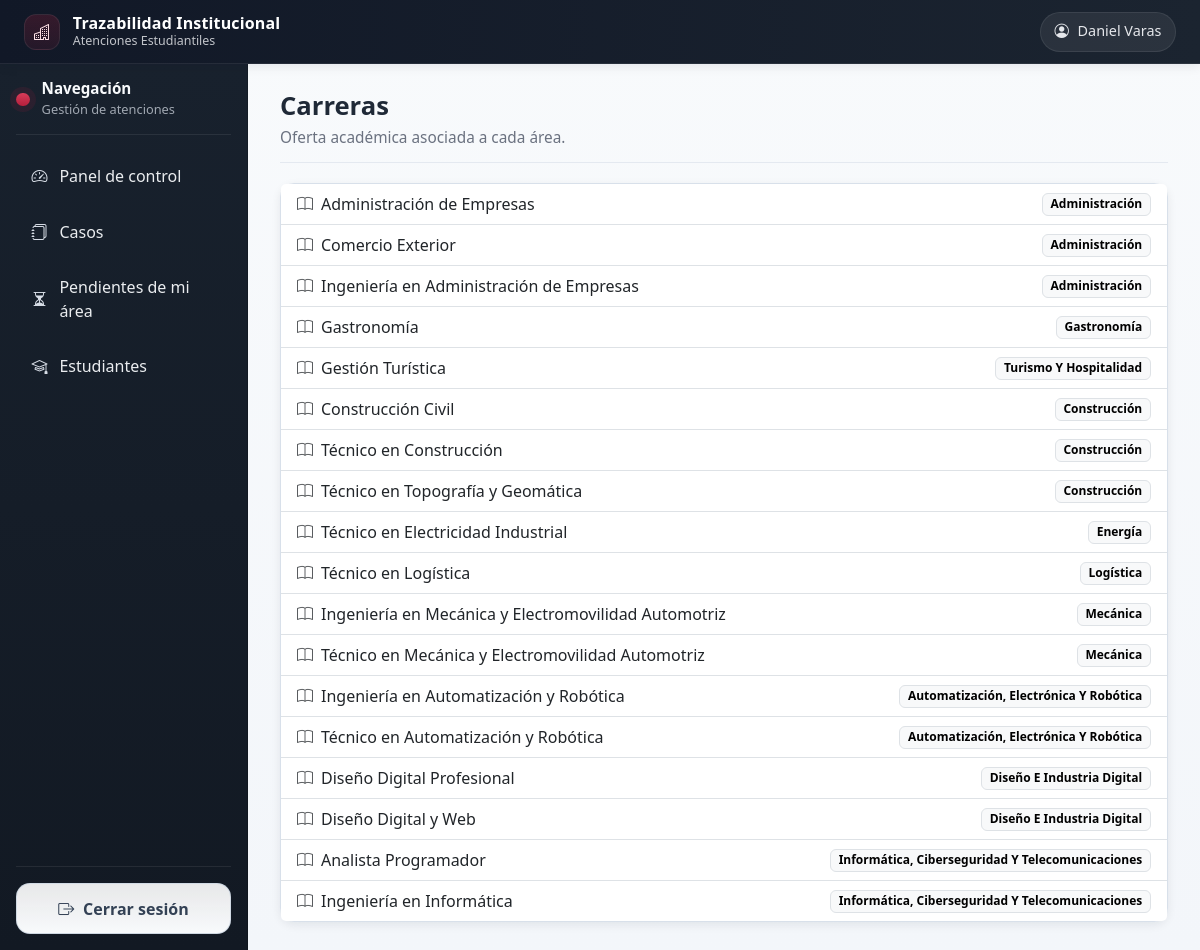
/organization/careers/ (signed in), run on the app's committed database.
### organization/models.py (models this page shows, shortened)
class Career(models.Model):
    name = models.CharField(max_length=150, unique=True)
    academic_area = models.ForeignKey(
        AcademicArea,
        on_delete=models.CASCADE,
        related_name='careers'
    )

class AcademicArea(models.Model):
    name = models.CharField(max_length=150, unique=True)
    area = models.ForeignKey(
        Area,
        on_delete=models.CASCADE,
        related_name='academic_areas'
    )

### organization/views.py (the view)
# urls.py: path('careers/', CareerListView.as_view(), name='careers'),
class CareerListView(LoginRequiredMixin, ListView):
    model = Career
    template_name = 'organization/career_list.html'
    context_object_name = 'careers'
    def get_queryset(self):
        return Career.objects.select_related('academic_area', 'academic_area__area')

### psychopedagogy/context_processors.py (called while the page is built)
def psychopedagogy_access(request):
    return {
        'can_access_psychopedagogy_module': can_access_psychopedagogy_module(request.user)
        if request.user.is_authenticated else False
    }

### psychopedagogy/services.py (called while the page is built)
def _user_role(user):
    profile = getattr(user, 'profile', None)
    return getattr(profile, 'role', None)

def can_access_psychopedagogy_module(user):
    if not user.is_authenticated:
        return False
    if user.is_superuser:
        return True
    if user.has_perm('psychopedagogy.access_psychopedagogy_module'):
        return True
    return _user_role(user) in ALLOWED_ROLE_ACCESS

### templates/organization/career_list.html
{% extends 'base.html' %}
{% block content %}
<div class="page-header">
  <h2>Carreras</h2>
  <p class="page-subtitle">Oferta académica asociada a cada área.</p>
</div>
<div class="card">
  <ul class="list-group list-group-flush">
    {% for c in careers %}
    <li class="list-group-item d-flex align-items-center justify-content-between flex-wrap gap-2">
      <span><i class="bi bi-book text-muted me-2"></i>{{ c.name }}</span>
      <span class="badge text-bg-light border">{{ c.academic_area.name }}</span>
    </li>
    {% empty %}
    <li class="list-group-item text-muted">Sin carreras registradas.</li>
    {% endfor %}
  </ul>
</div>
{% endblock %}

### templates/partials/navbar.html (shortened to what this page needs)
<nav class="navbar navbar-expand-lg app-navbar px-3 px-lg-4">
  <div class="container-fluid px-0">
    <div class="d-flex align-items-center gap-2">
      <a class="navbar-brand app-brand me-0" href="{% url 'dashboard:home' %}">
        <span class="app-brand-mark">
          <i class="bi bi-buildings"></i>
        </span>
        <span class="app-brand-text">
          <strong>Trazabilidad Institucional</strong>
          <small>Atenciones Estudiantiles</small>
        </span>
      </a>
    </div>
    <div class="ms-auto">
      <div class="user-chip">
        <i class="bi bi-person-circle"></i>
        <span>{{ request.user.get_full_name|default:request.user.username }}</span>
      </div>
    </div>
  </div>
</nav>

### static/css/style.css (style rules this page uses)
:root { --c-text: #1f2937; --c-text-soft: #6b7280; --c-bg: #f3f6fa; --c-surface: #ffffff; --c-border: #d8e0ea; --c-navbar: #111827; --c-navbar-2: #1b2430; --c-sidebar: #18212d; --c-sidebar-2: #121923; --c-sidebar-text: rgba(248, 250, 252, 0.94); --c-sidebar-soft: rgba(226, 232, 240, 0.68); --c-sidebar-hover: rgba(255, 255, 255, 0.08); --c-primary: #b51f3c; --c-primary-strong: #961932; --c-primary-soft: rgba(181, 31, 60, 0.12); --c-logout-bg: rgba(255, 255, 255, 0.9); --c-logout-bg-hover: #ffffff; --c-logout-border: rgba(203, 213, 225, 0.85); --c-logout-text: #334155; --shadow-sm: 0 3px 10px rgba(15, 23, 42, 0.08); --shadow-md: 0 14px 26px rgba(15, 23, 42, 0.12); --radius-sm: 0.5rem; --radius-md: 0.875rem; --transition: 180ms ease; }
* { box-sizing: border-box; }
body { margin: 0; background: linear-gradient(180deg, #f8fafc 0%, var(--c-bg) 100%); color: var(--c-text); -webkit-font-smoothing: antialiased; }
.app-navbar { min-height: 64px; background: linear-gradient(90deg, var(--c-navbar) 0%, var(--c-navbar-2) 100%); border-bottom: 1px solid rgba(255, 255, 255, 0.08); box-shadow: var(--shadow-sm); }
.app-brand, .app-brand.navbar-brand { color: #f8fafc !important; text-decoration: none; display: flex; align-items: center; gap: 0.8rem; min-height: 44px; margin-bottom: 0; }
.app-brand-text { display: flex; flex-direction: column; justify-content: center; }
.app-brand strong { display: block; font-size: 1rem; letter-spacing: 0.01em; line-height: 1.05; font-weight: 700; color: #ffffff; }
.app-brand small { display: block; color: rgba(248, 250, 252, 0.76) !important; font-size: 0.78rem; line-height: 1.1; margin-top: 0.15rem; }
.app-brand-mark { width: 2.25rem; height: 2.25rem; border-radius: 0.75rem; display: inline-flex; align-items: center; justify-content: center; background: linear-gradient(180deg, rgba(181, 31, 60, 0.22) 0%, rgba(181, 31, 60, 0.12) 100%); border: 1px solid rgba(255, 255, 255, 0.08); color: #ffe2e7; flex-shrink: 0; }
.app-brand-mark i { font-size: 1rem; }
.user-chip { display: inline-flex; align-items: center; gap: 0.55rem; min-height: 40px; padding: 0.5rem 0.85rem; border-radius: 999px; background: rgba(255, 255, 255, 0.07); border: 1px solid rgba(255, 255, 255, 0.08); color: #e5e7eb !important; font-size: 0.9rem; line-height: 1; }
.user-chip i, .user-chip span { color: #e5e7eb !important; }
.page-header { margin-bottom: 1.25rem; padding-bottom: 0.85rem; border-bottom: 1px solid #e4e9f0; }
.page-header h1, .page-header h2 { margin: 0; font-weight: 700; font-size: clamp(1.6rem, 2vw, 2.2rem); line-height: 1.1; }
.page-subtitle { margin: 0.35rem 0 0; color: var(--c-text-soft); font-size: 0.96rem; }
.card { border: 1px solid var(--c-border); border-radius: var(--radius-md); box-shadow: var(--shadow-sm); background: var(--c-surface); }

### data on the page
Career: name "Administración de Empresas", academic_area.name "Administración"
Career: name "Comercio Exterior", academic_area.name "Administración"
Career: name "Ingeniería en Administración de Empresas", academic_area.name "Administración"
Career: name "Gastronomía", academic_area.name "Gastronomía"
Career: name "Gestión Turística", academic_area.name "Turismo Y Hospitalidad"
Career: name "Construcción Civil", academic_area.name "Construcción"
Career: name "Técnico en Construcción", academic_area.name "Construcción"
Career: name "Técnico en Topografía y Geomática", academic_area.name "Construcción"
Career: name "Técnico en Electricidad Industrial", academic_area.name "Energía"
Career: name "Técnico en Logística", academic_area.name "Logística"
Career: name "Ingeniería en Mecánica y Electromovilidad Automotriz", academic_area.name "Mecánica"
Career: name "Técnico en Mecánica y Electromovilidad Automotriz", academic_area.name "Mecánica"
Career: name "Ingeniería en Automatización y Robótica", academic_area.name "Automatización, Electrónica Y Robótica"
Career: name "Técnico en Automatización y Robótica", academic_area.name "Automatización, Electrónica Y Robótica"
Career: name "Diseño Digital Profesional", academic_area.name "Diseño E Industria Digital"
Career: name "Diseño Digital y Web", academic_area.name "Diseño E Industria Digital"
Career: name "Analista Programador", academic_area.name "Informática, Ciberseguridad Y Telecomunicaciones"
Career: name "Ingeniería en Informática", academic_area.name "Informática, Ciberseguridad Y Telecomunicaciones"

### other printed values
{{ request.user.get_full_name|default:request.user.username }} "Daniel Varas"
